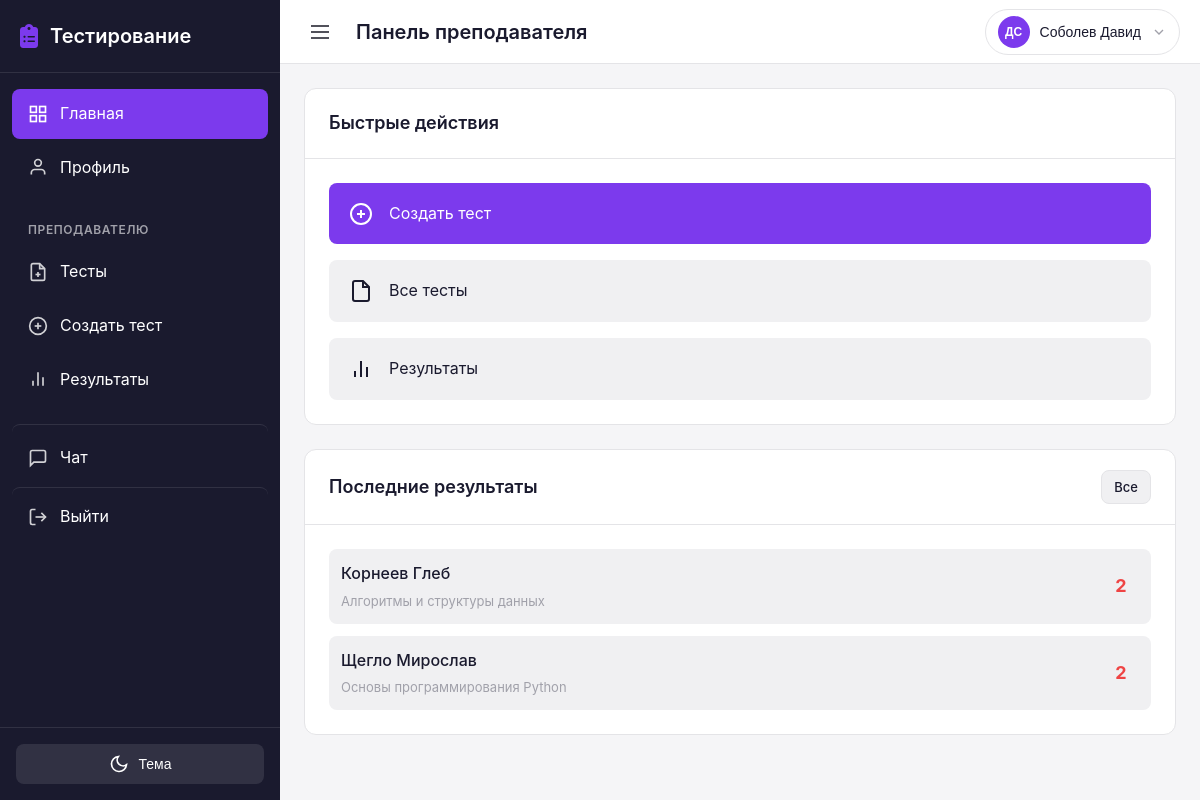
The app's page /teacher/dashboard/ (signed in), older data.
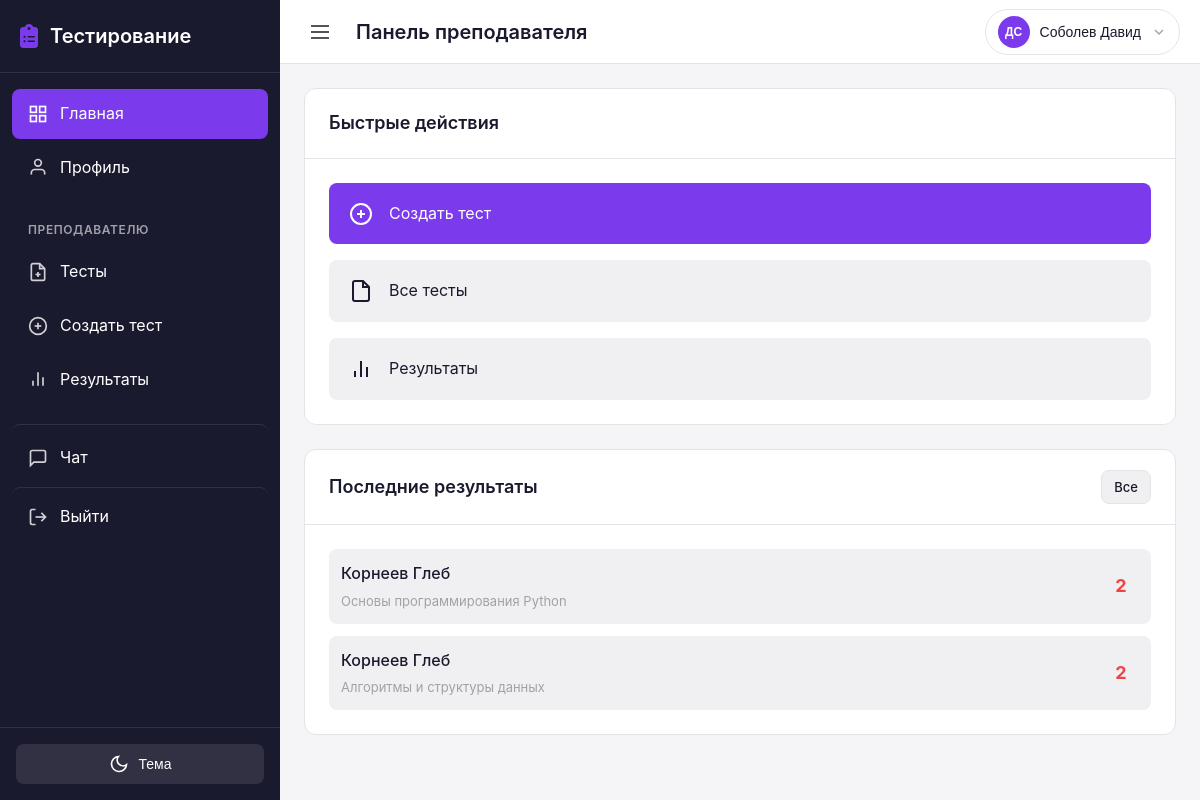
The same page, newer data.
### results/models.py (models this page shows, shortened)
class Result(models.Model):
    GRADE_CHOICES = [
        (2, '2 (Неудовлетворительно)'),
        (3, '3 (Удовлетворительно)'),
        (4, '4 (Хорошо)'),
        (5, '5 (Отлично)'),
    ]
    test = models.ForeignKey(
        'tests.Test',
        on_delete=models.CASCADE,
        related_name='results',
        verbose_name='Тест'
    )
    student = models.ForeignKey(
        settings.AUTH_USER_MODEL,
        on_delete=models.CASCADE,
        related_name='test_results',
        limit_choices_to={'role': 'student'},
        verbose_name='Студент'
    )
    grade = models.PositiveSmallIntegerField(
        choices=GRADE_CHOICES,
        null=True,
        blank=True,
        verbose_name='Оценка',
        help_text='Оценка за тест (2-5) или пусто, если не проверено'
    )
    started_at = models.DateTimeField(
        auto_now_add=True,
        verbose_name='Время начала'
    )
    completed_at = models.DateTimeField(
        null=True,
        blank=True,
        verbose_name='Время завершения'
    )
    correct_answers_count = models.PositiveIntegerField(
        default=0,
        verbose_name='Количество верных ответов'
    )
    total_questions = models.PositiveIntegerField(
        default=0,
        verbose_name='Общее количество вопросов'
    )
    device_info = models.CharField(
        max_length=200,
        blank=True,
        verbose_name='Устройство',
        help_text='Информация об устройстве, с которого проходил тест'
    )
    tab_switches_count = models.PositiveIntegerField(
        default=0,
        verbose_name='Переключения вкладок',
        help_text='Количество раз, когда страница становилась неактивной'
    )
    class Meta:
        verbose_name = 'Результат'
        verbose_name_plural = 'Результаты'
        ordering = ['-completed_at', '-started_at']

### users/models.py (models this page shows, shortened)
class User(AbstractUser):
    role = models.CharField(
        max_length=10,
        choices=UserRole.choices,
        default=UserRole.STUDENT,
        verbose_name='Р РѕР»СЊ'
    )
    phone = models.CharField(
        max_length=20,
        blank=True,
        verbose_name='РўРµР»РµС„РѕРЅ'
    )
    birth_date = models.DateField(
        null=True,
        blank=True,
        verbose_name='Р”Р°С‚Р° СЂРѕР¶РґРµРЅРёСЏ'
    )
    patronymic = models.CharField(
        max_length=100,
        blank=True,
        verbose_name='РћС‚С‡РµСЃС‚РІРѕ'
    )
    class Meta:
        verbose_name = 'РџРѕР»СЊР·РѕРІР°С‚РµР»СЊ'
        verbose_name_plural = 'РџРѕР»СЊР·РѕРІР°С‚РµР»Рё'
    @property
    def is_teacher(self):
        return self.role == UserRole.TEACHER
    @property
    def is_student(self):
        return self.role == UserRole.STUDENT

### tests/models.py (models this page shows, shortened)
class Test(models.Model):
    subject = models.ForeignKey(
        'groups.Subject',
        on_delete=models.CASCADE,
        related_name='tests',
        verbose_name='Предмет'
    )
    title = models.CharField(
        max_length=200,
        verbose_name='Название теста'
    )
    description = models.TextField(
        blank=True,
        verbose_name='Описание'
    )
    time_limit = models.PositiveIntegerField(
        default=60,
        verbose_name='Время на прохождение (минут)',
        help_text='Время в минутах на прохождение теста'
    )
    is_published = models.BooleanField(
        default=False,
        verbose_name='Опубликован',
        help_text='Если отмечено, тест доступен студентам'
    )
    show_correct_answers = models.BooleanField(
        default=True,
        verbose_name='Показывать правильные ответы',
        help_text='Показывать ли правильные ответы после прохождения'
    )
    shuffle_questions = models.BooleanField(
        default=False,
        verbose_name='Перемешивать вопросы',
        help_text='Если отмечено, порядок вопросов и ответов будет случайным для каждого студента'
    )
    groups = models.ManyToManyField(
        'groups.Group',
        related_name='tests',
        verbose_name='Группы',
        help_text='Группы, которым доступен тест'
    )
    created_by = models.ForeignKey(
        settings.AUTH_USER_MODEL,
        on_delete=models.CASCADE,
        related_name='created_tests',
        limit_choices_to={'role': 'teacher'},
        verbose_name='Создал преподаватель'
    )
    created_at = models.DateTimeField(
        auto_now_add=True,
        verbose_name='Дата создания'
    )
    updated_at = models.DateTimeField(
        auto_now=True,
        verbose_name='Дата обновления'
    )
    class Meta:
        verbose_name = 'Тест'
        verbose_name_plural = 'Тесты'
        ordering = ['-created_at']

### users/views.py (the view)
# urls.py: path('teacher/dashboard/', views.teacher_dashboard, name='teacher_dashboard'),
@login_required
def teacher_dashboard(request):
    from tests.models import Test
    from results.models import Result
    if not request.user.is_teacher:
        messages.error(request, 'У вас нет доступа к этой странице')
        return redirect('dashboard')
    user = request.user
    tests = Test.objects.filter(created_by=user)
    recent_results = Result.objects.filter(
        test__in=tests
    ).select_related('student', 'test').order_by('-completed_at')[:10]
    context = {
        'recent_results': recent_results,
    }
    return render(request, 'users/teacher/dashboard.html', context)

### chat/context_processors.py (called while the page is built)
def unread_messages_count(request):
    if request.user.is_authenticated:
        count = Message.objects.filter(receiver=request.user, is_read=False).count()
        return {'total_unread_messages': count}
    return {'total_unread_messages': 0}

### testingPlatform/ngrok_skip_warning.py (called while the page is built)
    def __call__(self, request):
        request.META['HTTP_NGROK_SKIP_BROWSER_WARNING'] = 'true'
        response = self.get_response(request)
        response['ngrok-skip-browser-warning'] = 'true'
        return response

### templates/users/teacher/dashboard.html (shortened to what this page needs)
{% extends 'base.html' %}
{% load user_tags %}
{% block topbar_title %}Панель преподавателя{% endblock %}
{% block content %}
<div class="dashboard-container">
    <div class="dashboard-grid">
        <div class="card">
            <div class="card-header">
                <h2 class="card-title">Быстрые действия</h2>
            </div>
            <div class="card-body">
                <div class="quick-actions">
                    <a href="{% url 'teacher_test_create' %}" class="quick-action-item primary">
                        <svg width="24" height="24" viewBox="0 0 24 24" fill="none" stroke="currentColor" stroke-width="2">
                            <circle cx="12" cy="12" r="10"></circle>
                            <line x1="12" y1="8" x2="12" y2="16"></line>
                            <line x1="8" y1="12" x2="16" y2="12"></line>
                        </svg>
                        <span>Создать тест</span>
                    </a>
                    <a href="{% url 'teacher_tests' %}" class="quick-action-item">
                        <svg width="24" height="24" viewBox="0 0 24 24" fill="none" stroke="currentColor" stroke-width="2">
                            <path d="M14 2H6a2 2 0 0 0-2 2v16a2 2 0 0 0 2 2h12a2 2 0 0 0 2-2V8z"></path>
                            <polyline points="14 2 14 8 20 8"></polyline>
                        </svg>
                        <span>Все тесты</span>
                    </a>
                    <a href="{% url 'teacher_results' %}" class="quick-action-item">
                        <svg width="24" height="24" viewBox="0 0 24 24" fill="none" stroke="currentColor" stroke-width="2">
                            <line x1="18" y1="20" x2="18" y2="10"></line>
                            <line x1="12" y1="20" x2="12" y2="4"></line>
                            <line x1="6" y1="20" x2="6" y2="14"></line>
                        </svg>
                        <span>Результаты</span>
                    </a>
                </div>
            </div>
        </div>
        <div class="card">
            <div class="card-header">
                <h2 class="card-title">Последние результаты</h2>
                <a href="{% url 'teacher_results' %}" class="btn btn-secondary btn-sm">Все</a>
            </div>
            <div class="card-body">
                <div class="results-list" id="recentResultsList" {% if not recent_results %}style="display:none"{% endif %}>
                    {% for result in recent_results %}
                    <a href="{% url 'test_result_detail' result.id %}" class="result-item"
                       data-live-result-id="{{ result.id }}"
                       data-live-kind="dashboard"
                       {% if not result.completed_at %}data-remaining-seconds="{{ result.remaining_seconds|default_if_none:'' }}"{% endif %}>
                        <div class="result-student">
                            <span class="result-name">{{ result.student.last_name }} {{ result.student.first_name }}</span>
                            <span class="result-test">{{ result.test.title }}</span>
                        </div>
                        {% if result.completed_at and result.grade %}
                        <div class="result-grade grade-{{ result.grade }}" data-result-grade>
                            {{ result.grade }}
                        </div>
                        {% elif not result.completed_at %}
                        <div class="result-progress" data-result-grade>
                            {{ result.remaining_seconds|format_timer }}
                        </div>
                        {% else %}
                        <div class="result-progress" data-result-grade>
                            —
                        </div>
                        {% endif %}
                    </a>
                    {% endfor %}
                </div>
            </div>
        </div>
    </div>
</div>
{% endblock %}

Row changes from the older to the newer data that the page shows:
removed Result: student.last_name "Щегло", student.first_name "Мирослав", test "Основы программирования Python", grade "2"
added Result: student.last_name "Корнеев", student.first_name "Глеб", test "Основы программирования Python", grade "2"
